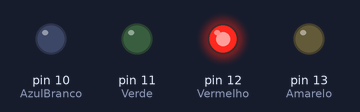
The sketch below on a simulated Arduino Uno, built with avr-gcc and run on an emulated ATmega328P. Parts: output pins drawn as LEDs (lit = HIGH).

Above: at 0.1 s.
At 1.1 s:
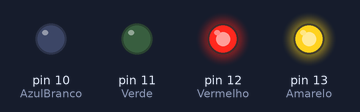
At 9.1 s:
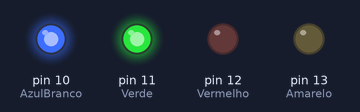
At 16.1 s:
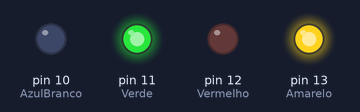
At 24.1 s:
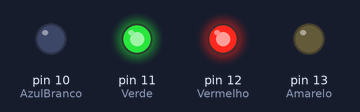
At 37.1 s:
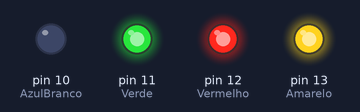
Timing chart, 0 to 40.0 s (numbered marks = the images above):
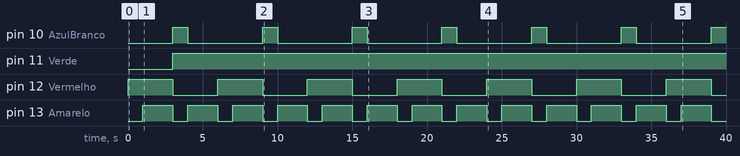

The sketch:

LEDsPiscantes.ino
```cpp
// Projeto 3 - Semáforo

int ledDelay = 1000;
int Vermelho = 12;
int Verde = 11;
int Amarelo = 13;
int AzulBranco = 10;


void setup() {

// Liberando 5V de tensão para as entradas dos LEDs
pinMode(Vermelho, OUTPUT);
pinMode(Amarelo, OUTPUT);
pinMode(Verde, OUTPUT);
pinMode(AzulBranco, OUTPUT);
}

void loop() {
  digitalWrite(Vermelho, HIGH); //Acende os LEDS vermelhos
  delay(ledDelay); //Espera 1 segundo ou 1000miliseg

  digitalWrite(Amarelo, HIGH); //Acende o amarelo depois de 1seg
  delay(2000); //Espera 2 segundos

  digitalWrite(Verde, HIGH); //Acende a luz verde
  digitalWrite(Vermelho, LOW); //Apaga a luz vermelha
  digitalWrite(Amarelo, LOW); // Apaga a luz amarela
  digitalWrite(AzulBranco, HIGH);//Acende a luz branca e azul
  delay(ledDelay); // Espera o tempo da variável ledDelay

  digitalWrite(Amarelo, HIGH); //Acende a luz Amarela
  digitalWrite(AzulBranco, LOW);// Apaga a luz branca&azul
  delay(2000);

  digitalWrite(Amarelo, LOW); // Apaga a luz amarela

}
```

Measured:
- by itself, pin 10 (AzulBranco): alternates HIGH for 1.0 s and LOW for 5.0 s
- by itself, pin 11 (Verde): LOW → HIGH at 3.0 s
- by itself, pin 12 (Vermelho): alternates HIGH for 3.0 s and LOW for 3.0 s
- by itself, pin 13 (Amarelo): alternates HIGH for 2.0 s and LOW for 1.0 s
